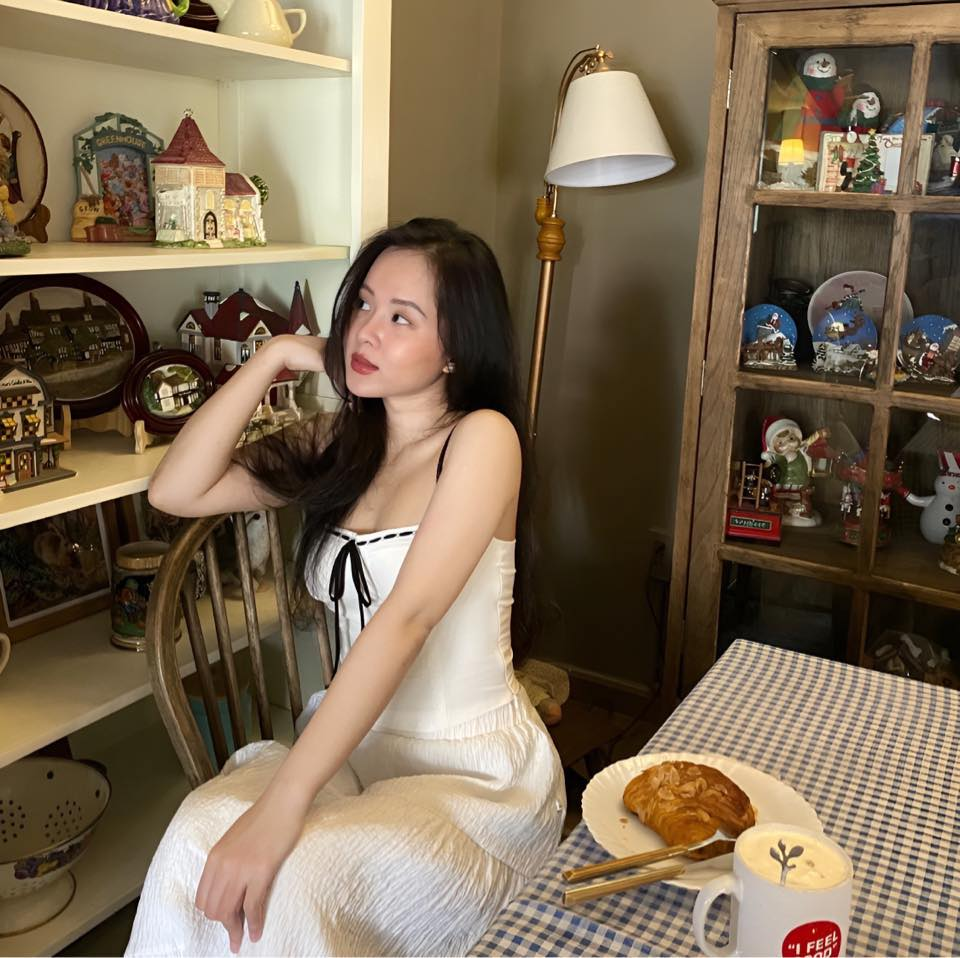
//> input picture Do_yeu.jpg, 960 x 958 px
$ ./main   (built with g++ and OpenCV 4)
//> lines starting //> are read from the running program, lines starting //| are printed output that depends on the picture
#include <opencv2/opencv.hpp>
#include <iostream>
#include <chrono>

int main() {
    auto start = std::chrono::high_resolution_clock::now(); // Bắt đầu đo thời gian
    // Đường dẫn tới ảnh
    std::string imagePath = "../Do_yeu.jpg";

    // Đọc ảnh từ đường dẫn
    cv::Mat img = cv::imread(imagePath);
//> img is the input picture: 958 rows x 960 cols, CV_8UC3; mean B, G, R 84.5, 107.2, 125.1

    // Chuyển đổi ảnh sang không gian màu YUV
    cv::Mat img_yuv;
    cv::cvtColor(img, img_yuv, cv::COLOR_BGR2YUV);
//> img_yuv: 958 rows x 960 cols, CV_8UC3; mean of channels 0, 1, 2 109.9, 115.5, 141.3

    // Tạo một bản sao của ảnh YUV để cân bằng histogram
    cv::Mat img_yuv_equalized = img_yuv.clone();

    // Áp dụng cân bằng histogram cho kênh Y (độ sáng)
    std::vector<cv::Mat> channels;
    cv::split(img_yuv_equalized, channels);
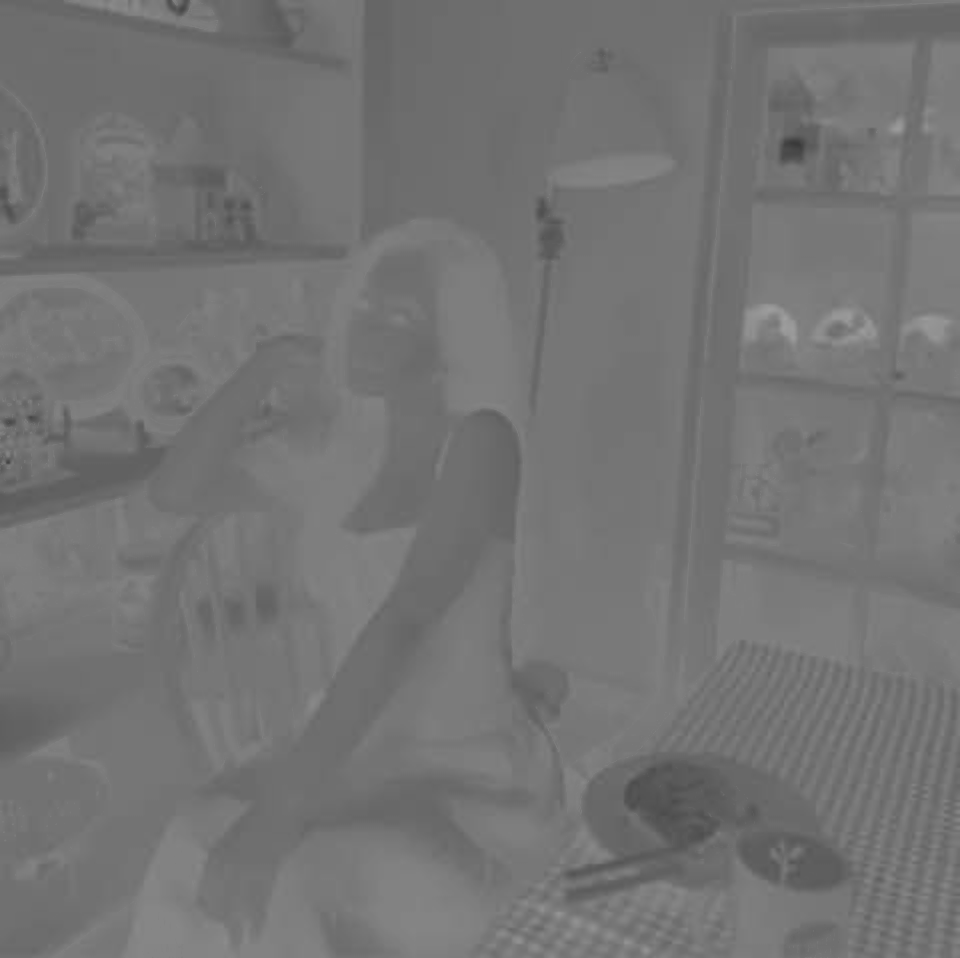
//> channels[1]: 958 rows x 960 cols, CV_8UC1; min 58, max 159, mean 115.5
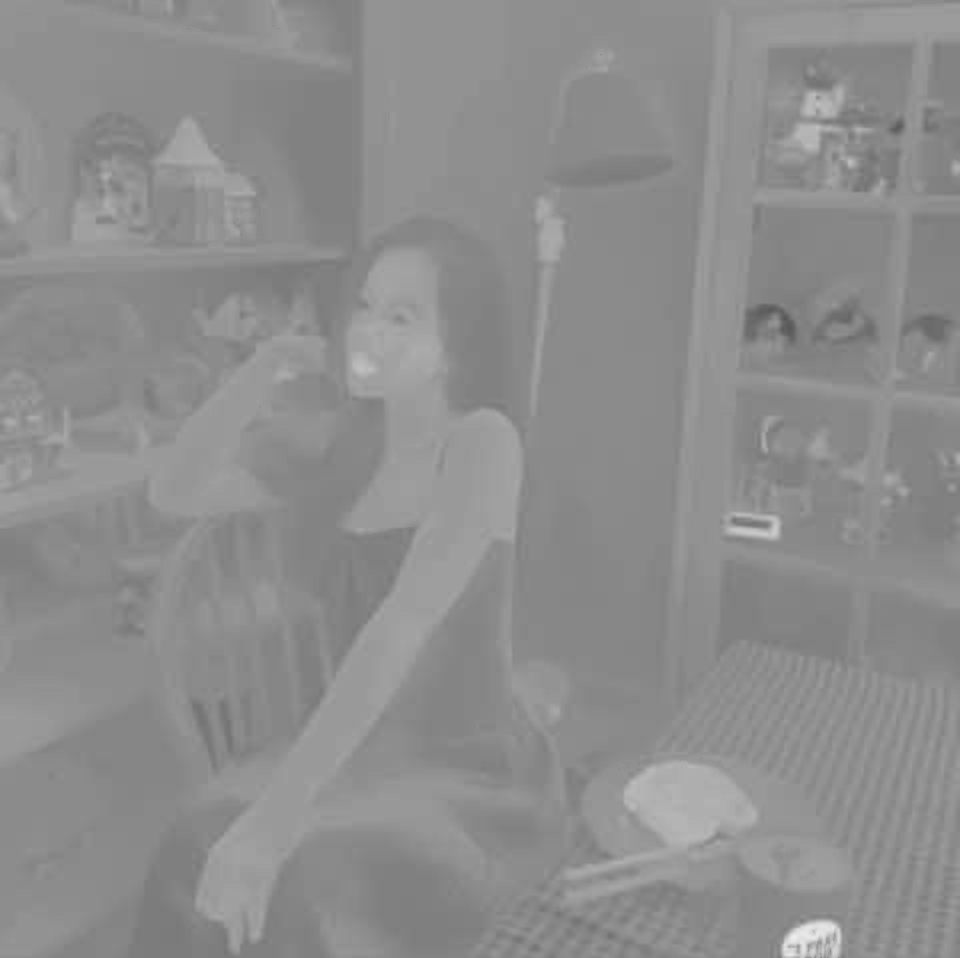
//> channels[2]: 958 rows x 960 cols, CV_8UC1; min 86, max 239, mean 141.3


    cv::equalizeHist(channels[0], channels[0]);
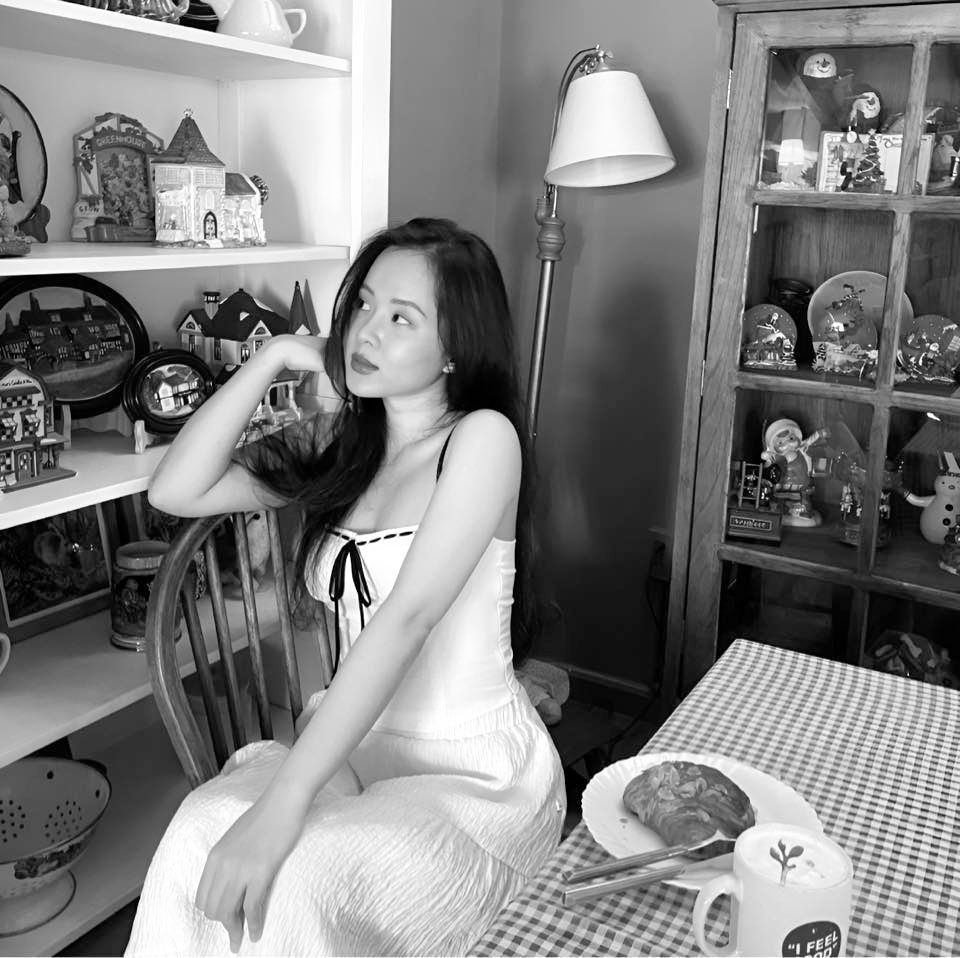
//> channels[0]: 958 rows x 960 cols, CV_8UC1; min 0, max 255, mean 128.1

    auto end = std::chrono::high_resolution_clock::now(); // Kết thúc đo thời gian
    std::chrono::duration<double> elapsed = end - start; // Thời gian đã trôi qua

    cv::merge(channels, img_yuv_equalized);
//> img_yuv_equalized: 958 rows x 960 cols, CV_8UC3; mean of channels 0, 1, 2 128.1, 115.5, 141.3

    // Chuyển đổi ảnh YUV sau khi cân bằng histogram về RGB
    cv::Mat equalized_img;
    cv::cvtColor(img_yuv_equalized, equalized_img, cv::COLOR_YUV2BGR);
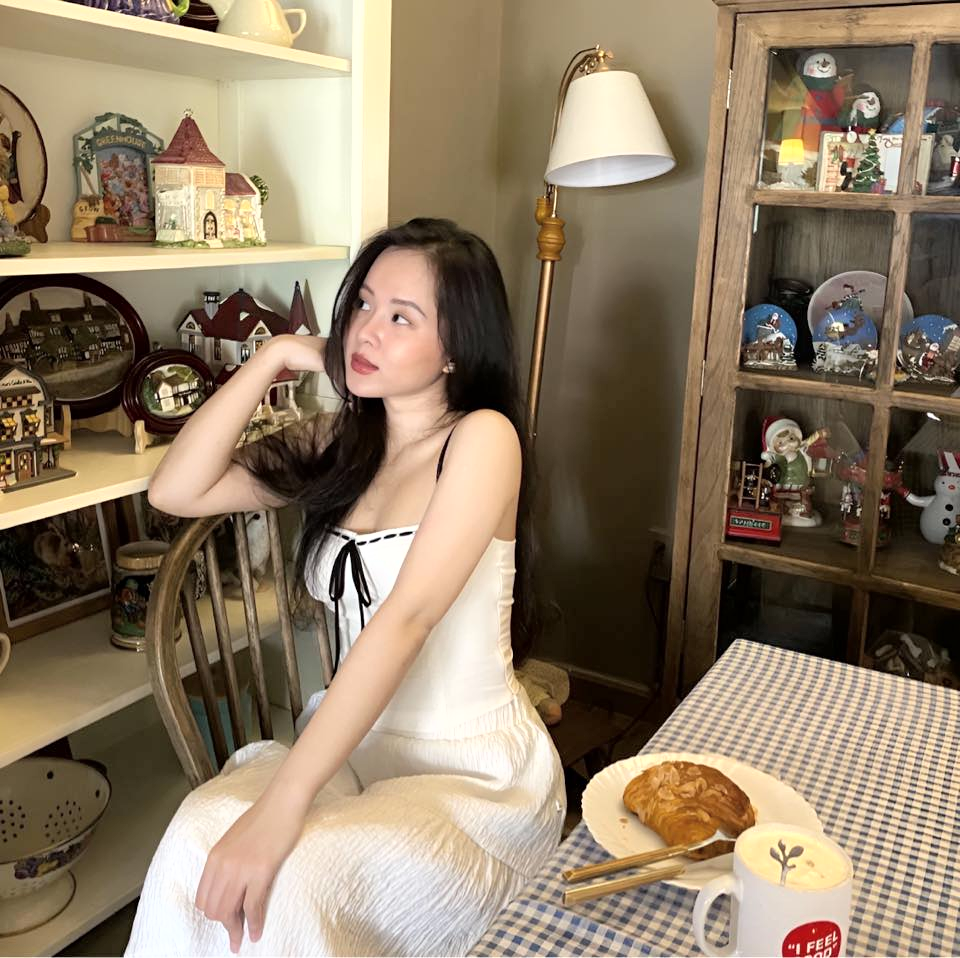
//> equalized_img: 958 rows x 960 cols, CV_8UC3; mean B, G, R 102.8, 125.3, 142.9

    // Hiển thị ảnh gốc và ảnh sau khi cân bằng histogram
    cv::imshow("Original Image", img);
    cv::imshow("Equalized Image", equalized_img);
    cv::waitKey(0);
    cv::destroyAllWindows();

    // In ra thời gian xử lý
    std::cout << "Thời gian xử lý: " << elapsed.count() << " giây" << std::endl;

    return 0;
}

$ run again, with gazebo.png saved as Do_yeu.jpg
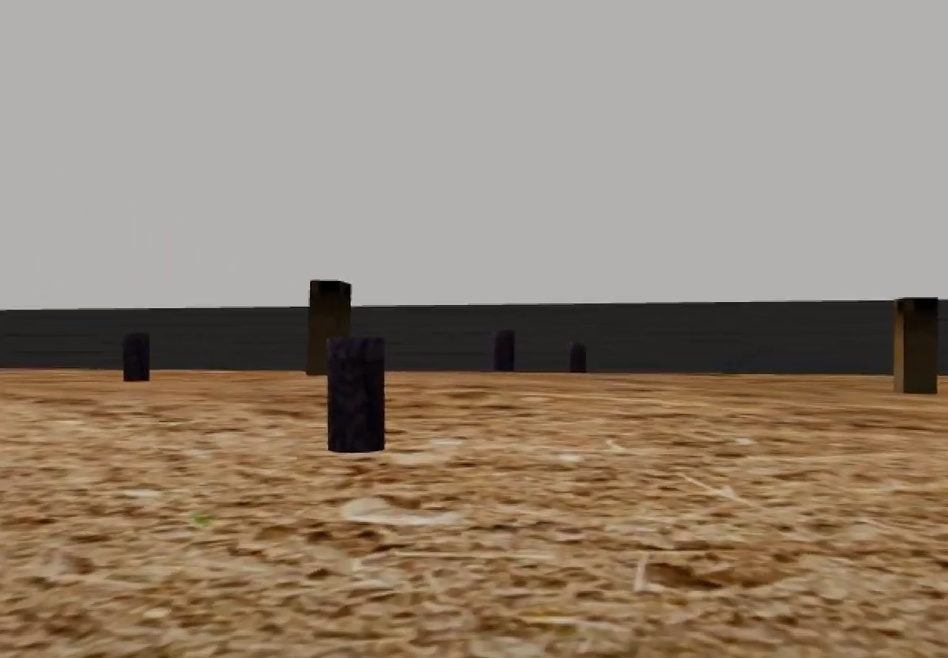
//> input picture gazebo.png, 948 x 658 px
//> img is the input picture: 658 rows x 948 cols, CV_8UC3; mean B, G, R 116.8, 133, 148.1
//> img_yuv: 658 rows x 948 cols, CV_8UC3; mean of channels 0, 1, 2 135.7, 118.7, 139
//> `cv::split(img_yuv_equalized, channels);`:
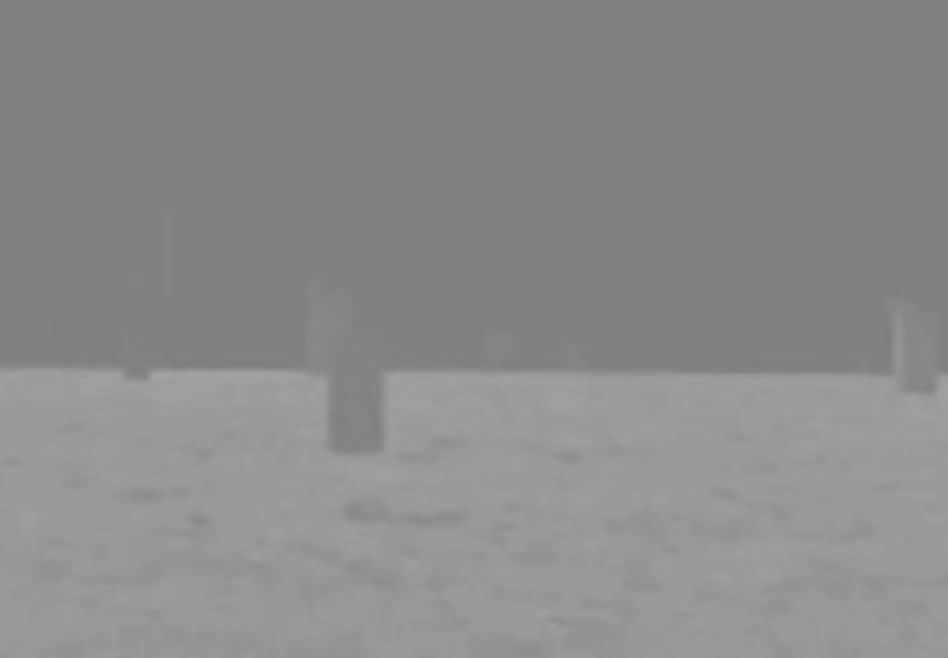
//> channels[2]: 658 rows x 948 cols, CV_8UC1; min 125, max 162, mean 139
//> img_yuv_equalized: 658 rows x 948 cols, CV_8UC3; mean of channels 0, 1, 2 154.3, 118.7, 139
//> `cv::cvtColor(img_yuv_equalized, equalized_img, cv::COLOR_YUV2BGR);`:
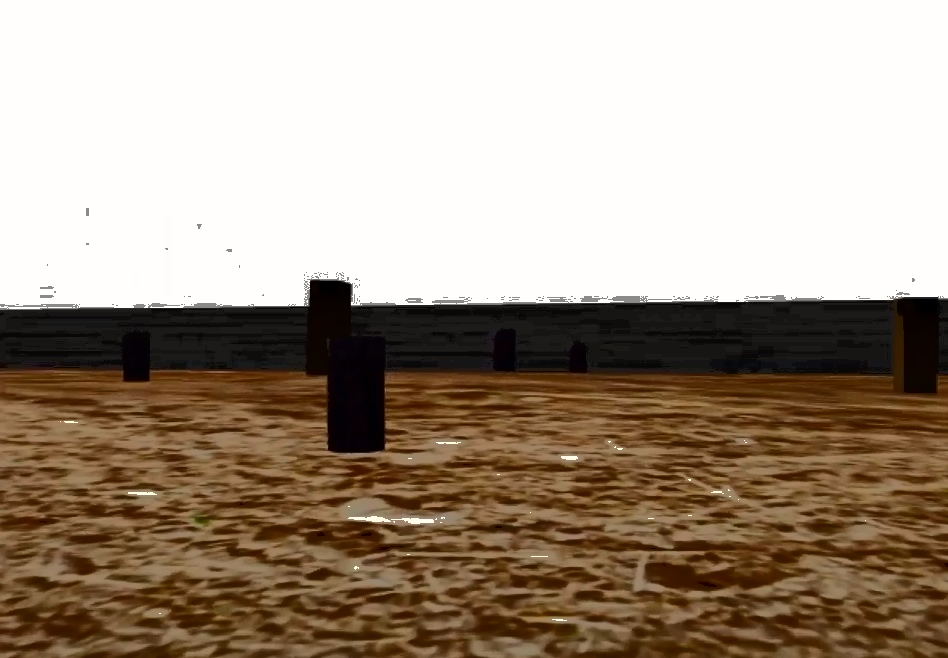
//> equalized_img: 658 rows x 948 cols, CV_8UC3; mean B, G, R 135.7, 151.7, 166.8
